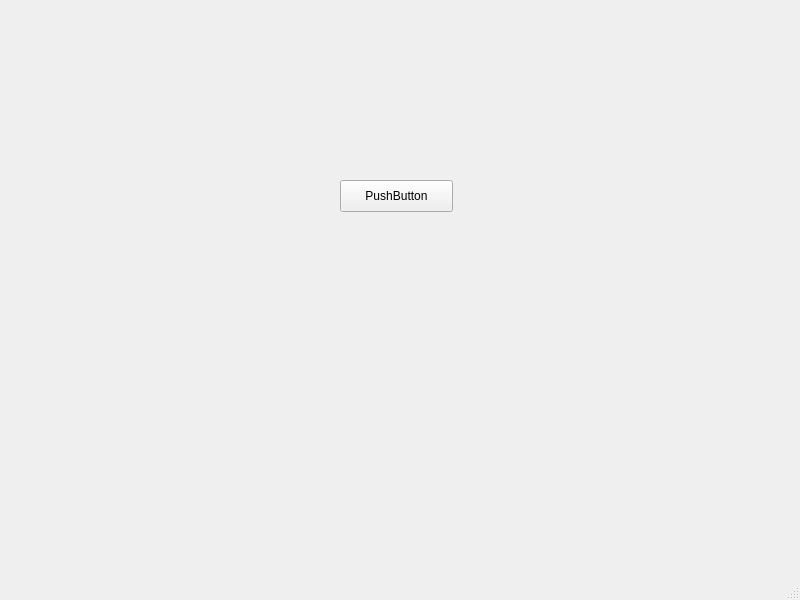
<?xml version="1.0" encoding="UTF-8"?>
<ui version="4.0">
 <class>MainWindow</class>
 <widget class="QMainWindow" name="MainWindow">
  <property name="geometry">
   <rect>
    <x>0</x>
    <y>0</y>
    <width>800</width>
    <height>600</height>
   </rect>
  </property>
  <property name="windowTitle">
   <string>MainWindow</string>
  </property>
  <widget class="QWidget" name="centralwidget">
   <widget class="QPushButton" name="pushButton">
    <property name="geometry">
     <rect>
      <x>340</x>
      <y>180</y>
      <width>113</width>
      <height>32</height>
     </rect>
    </property>
    <property name="text">
     <string>PushButton</string>
    </property>
   </widget>
  </widget>
  <widget class="QMenuBar" name="menubar">
   <property name="geometry">
    <rect>
     <x>0</x>
     <y>0</y>
     <width>800</width>
     <height>24</height>
    </rect>
   </property>
  </widget>
  <widget class="QStatusBar" name="statusbar"/>
 </widget>
 <resources/>
 <connections>
  <connection>
   <sender>pushButton</sender>
   <signal>clicked()</signal>
   <receiver>MainWindow</receiver>
   <slot>close()</slot>
   <hints>
    <hint type="sourcelabel">
     <x>417</x>
     <y>218</y>
    </hint>
    <hint type="destinationlabel">
     <x>486</x>
     <y>336</y>
    </hint>
   </hints>
  </connection>
 </connections>
</ui>
